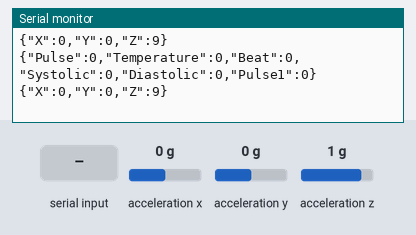
The sketch below on a simulated ESP8266 (NodeMCU). Shown: the last lines printed to the serial monitor. The test bench sets the inputs (shaded band); at power-on: acceleration x 0 g, acceleration y 0 g, acceleration z 1 g. WiFi joins after 1.5 s; servers stay silent unless stated; no MQTT or app messages arrive unless stated.

Above: at 2.7 s.
2.8 s: acceleration x set to -1.4 g
At 2.89 s:
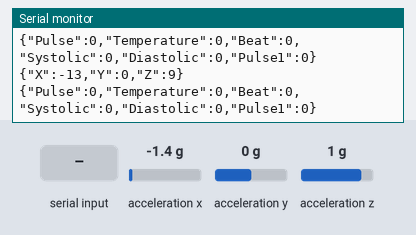
5.8 s: "1" received over the second serial link
At 5.88 s:
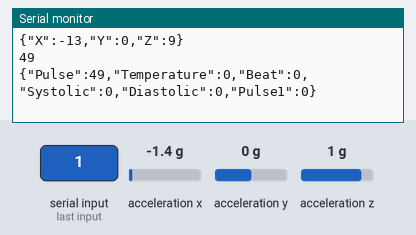
8.8 s: acceleration y set to -1.4 g
At 8.8 s:
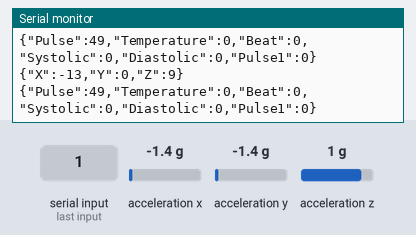
11.8 s: acceleration z set to -1.4 g
At 11.88 s:
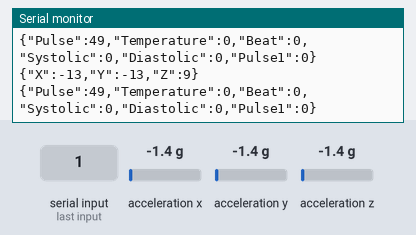
14.8 s: "0" received over the second serial link
At 14.91 s:
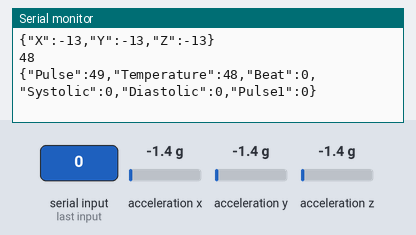
17.8 s: "2" received over the second serial link
At 17.98 s:
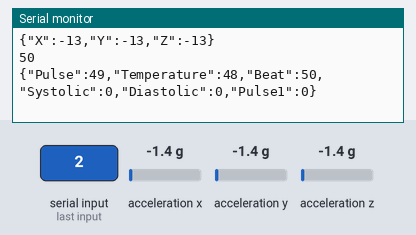

Measured:
- after the input at 2.8 s, the serial monitor: prints a new line at once (image 1)
- after the input at 5.8 s, the serial monitor: prints a new line at once (image 2)
- after the input at 14.8 s, the serial monitor: prints a new line at once (image 5)
- after the input at 17.8 s, the serial monitor: prints a new line after 0.11 s (image 6)

The sketch:

Nodemcu_Final.ino
```cpp
/*
Nodemcu Requirements
->Install ESP8266WiFi.h
->Install SoftwareSerial.h
->Install PubSubClient.h

If error arrise, install the following packages
->Install Wire.h
->Install Adafruit_Sensor.h
->Install Adafruit_ADXL345_U.h

Nodemcu Connections
1-Replace the WiFi_AP value with the SSID of the WiFi hotspot
2-Replace the WIFI_PASSWORD with the password of the WiFi hotspot
3-Replace TOKEN value with Access Token of the device from the Thingsboard account
4-Connect the serial cable to D6 pin of the nodemcu
ADXL345 Connections
1-Connect Vcc to 3V pin of the nodemcu
2-Connect GND to GND of th nodemcu
3-Connect SCL to D1 of the nodemcu
4-Connect SDA to D2 of the nodemcu
*/

#include <SoftwareSerial.h>
#include <PubSubClient.h>
#include <ESP8266WiFi.h>
#include <Wire.h>
#include <Adafruit_Sensor.h>
#include <Adafruit_ADXL345_U.h>

int flag = 0;
#define WIFI_AP "XXXXXXXXXXX"				          //SSID of the WiFi hotspot
#define WIFI_PASSWORD "XXXXXXXXXX"				  //WiFi password

#define TOKEN "FBrnr8e1ce5G8J6Mvw0c"				  //Device Token in Thingsboard

char thingsboardServer[] = "demo.thingsboard.io";

WiFiClient wifiClient;

PubSubClient client(wifiClient);

int status = WL_IDLE_STATUS;
unsigned long lastSend;

SoftwareSerial s(D6,D5);				           //Connect serial cable to D6 pin
String payload ="{";

void InitWiFi()
{
  Serial.println("Connecting to AP ...");


  WiFi.begin(WIFI_AP, WIFI_PASSWORD);     //Connecting to Wifi hotspot
  while (WiFi.status() != WL_CONNECTED) {
    delay(500);
    Serial.print(".");
  }
  Serial.println("Connected to AP");
}
Adafruit_ADXL345_Unified accel = Adafruit_ADXL345_Unified(12345);   //Creating an instance for reading accelerometer data
int ax=1;
int ay=2;
int az=3;
void setup(void)
{
  s.begin(9600);
  Serial.begin(9600);
  delay(10);
  InitWiFi();
  client.setServer( thingsboardServer, 1883 );      //Connecting to Thingsboard
  lastSend = 0;

  if(!accel.begin())
  {
    while(1);
  }
  accel.setRange(ADXL345_RANGE_16_G);
}


void reconnect()
{
  while (!client.connected()) {
    status = WiFi.status();
    if ( status != WL_CONNECTED) {
      WiFi.begin(WIFI_AP, WIFI_PASSWORD);
      while (WiFi.status() != WL_CONNECTED) {
        delay(500);
        Serial.print(".");
      }
      Serial.println("Connected to AP");
    }
    Serial.print("Connecting to ThingsBoard node ...");
    // Attempt to connect (clientId, username, password)
    if ( client.connect("ESP8266 Device", TOKEN, NULL) ) {
      Serial.println( "[DONE]" );
    }
    else {
      Serial.print( "[FAILED] [ rc = " );
      Serial.print( client.state() );
      Serial.println( " : retrying in 5 seconds]" );
      delay( 5000 );
    }
  }
}

int data[10];
int x=1;
void loop(void)
{


    if ( !client.connected() )
    {
      reconnect();
    }
    if (s.available()>0)
    {
      if(x==7)
      {
         Serial.println("*********");
         x=0;
      }
      data[x]=s.read();
      if(x!=0)
      {
        Serial.println(data[x]);

      }
      x++;
    }

    if(flag==1);
    {
      String payload = "{";
      payload += "\"Pulse\":";
      payload += data[1];
      payload += ",";
      payload += "\"Temperature\":";
      payload += data[2];
      payload += ",";
      payload += "\"Beat\":";
      payload += data[3];
      payload += ",";
      payload += "\"Systolic\":";
      payload += data[4];
      payload += ",";
      payload += "\"Diastolic\":";
      payload += data[5];
      payload += ",";
      payload += "\"Pulse1\":";
      payload += data[6];
      payload += "}";
      flag=0;
      char attributes[100];
      payload.toCharArray( attributes, 100 );
      client.publish( "v1/devices/me/telemetry", attributes );      //Publishing data to Thingsboard database
      Serial.println( attributes );
    }
    if(flag==0)
    {
      sensors_event_t event;      //Creating an object to read accelerometer data
      accel.getEvent(&event);
      ax=event.acceleration.x;    //Reading data using objec and specified attributes
      ay=event.acceleration.y;
      az=event.acceleration.z;
      payload = "{";
      payload+= "\"X\":";
      payload += ax;
      payload += ",";
      payload += "\"Y\":";
      payload += ay;
      payload += ",";
      payload += "\"Z\":";
      payload += az;

      payload += "}";

      char attributes[100];
      payload.toCharArray( attributes, 100 );
      client.publish( "v1/devices/me/telemetry", attributes );
      Serial.println( attributes );
      flag=1;
    }

      lastSend = millis();

   client.loop();


}
```
